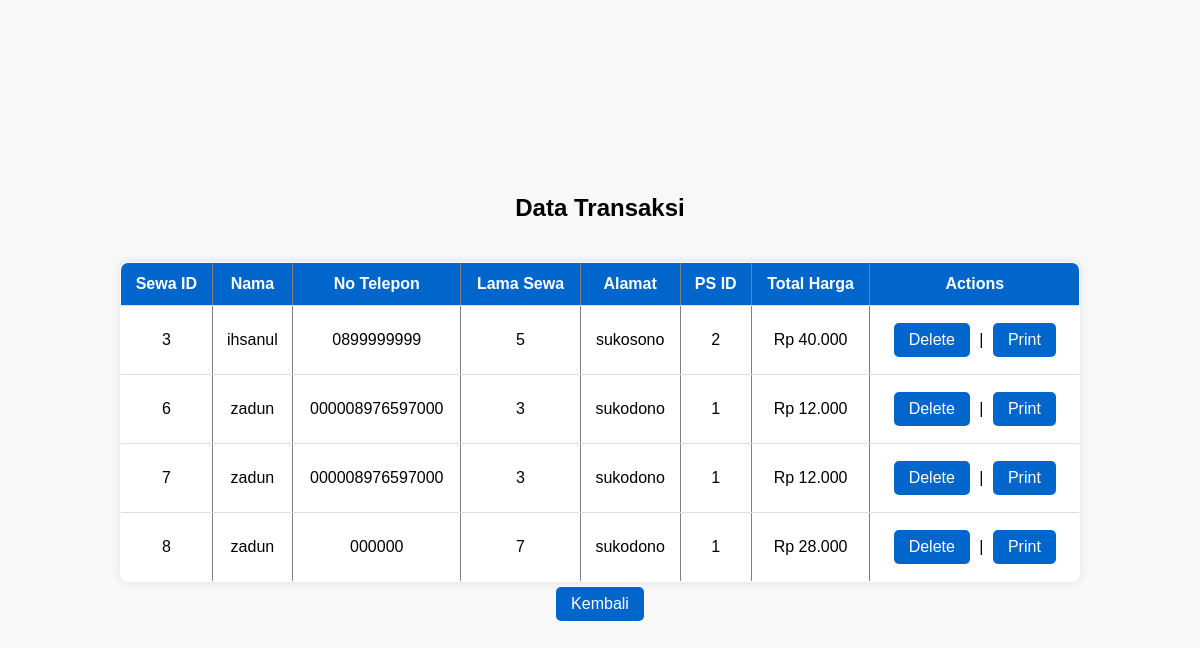
The app's page /data_transaksi.php (signed in) with its own data.
### tables this page shows
CREATE TABLE `transaksis` (
  `sewa_id` int NOT NULL AUTO_INCREMENT,
  `nama` varchar(256) DEFAULT NULL,
  `No_Telepon` varchar(64) DEFAULT NULL,
  `lama_sewa` int DEFAULT NULL,
  `alamat` varchar(256) DEFAULT NULL,
  `ps_id` int DEFAULT NULL,
  `total_harga` decimal(10,2) DEFAULT NULL,
  PRIMARY KEY (`sewa_id`),
  KEY `ps_id` (`ps_id`),
  CONSTRAINT `transaksis_ibfk_1` FOREIGN KEY (`ps_id`) REFERENCES `produks` (`ps_id`)
);

### data_transaksi.php (the view, shortened to what this page needs)
<?php
include 'koneksi.php';
$sqlTransaksis = "SELECT * FROM transaksis";
$resultTransaksis = $mysqli->query($sqlTransaksis);
?>
<!DOCTYPE html>
<html lang="en">
<head>
</head>
<body>
    <h2>Data Transaksi</h2>
    <?php if ($resultTransaksis !== false && $resultTransaksis->num_rows > 0) : ?>
        <table border="1">
            <tr>
                <th>Sewa ID</th>
                <th>Nama</th>
                <th>No Telepon</th>
                <th>Lama Sewa</th>
                <th>Alamat</th>
                <th>PS ID</th>
                <th>Total Harga</th>
                <th>Actions</th>
            </tr>
            <?php while ($rowTransaksi = $resultTransaksis->fetch_assoc()) : ?>
                <tr>
                    <td><?php echo $rowTransaksi['sewa_id']; ?></td>
                    <td><?php echo $rowTransaksi['nama']; ?></td>
                    <td><?php echo $rowTransaksi['No_Telepon']; ?></td>
                    <td><?php echo $rowTransaksi['lama_sewa']; ?></td>
                    <td><?php echo $rowTransaksi['alamat']; ?></td>
                    <td><?php echo $rowTransaksi['ps_id']; ?></td>
                    <td><?php echo "Rp " . number_format($rowTransaksi['total_harga'], 0, ',', '.'); ?></td>
                    <td>
                        <a href="?delete_id=<?php echo $rowTransaksi['sewa_id']; ?>" onclick="return confirm('yakin hapus data?')">Delete</a>
                        |
                        <a href="print.php?id=<?php echo $rowTransaksi['sewa_id']; ?>" target="_blank">Print</a>
                    </td>
                </tr>
            <?php endwhile; ?>
        </table>
    <?php else : ?>
        <p>Tidak ada data transaksi.</p>
    <?php endif; ?>
    <a href="index.php" class="back-to-index">Kembali</a>
</body>
</html>

### data_transaksi.php (style rules this page uses)
body { font-family: 'Arial', sans-serif; margin: 0; padding: 0; background-color: #f8f8f8; display: flex; flex-direction: column; align-items: center; justify-content: center; min-height: 100vh; }
h2 { text-align: center; }
table { width: 80%; margin-top: 20px; border-collapse: collapse; box-shadow: 0 0 10px rgba(0, 0, 0, 0.1); background-color: #fff; border-radius: 8px; overflow: hidden; }
th, td { padding: 12px; text-align: left; border-bottom: 1px solid #ddd; text-align: center; }
th { background-color: #0066cc; color: #fff; }
a { display: inline-block; margin: 5px; padding: 8px 15px; background-color: #0066cc; color: #fff; text-decoration: none; border-radius: 5px; }

### records on screen
transaksis: sewa_id "3", nama "ihsanul", No_Telepon "0899999999", lama_sewa "5", alamat "sukosono", ps "2", total_harga "40.000"
transaksis: sewa_id "6", nama "zadun", No_Telepon "000008976597000", lama_sewa "3", alamat "sukodono", ps "1", total_harga "12.000"
transaksis: sewa_id "7", nama "zadun", No_Telepon "000008976597000", lama_sewa "3", alamat "sukodono", ps "1", total_harga "12.000"
transaksis: sewa_id "8", nama "zadun", No_Telepon "000000", lama_sewa "7", alamat "sukodono", ps "1", total_harga "28.000"
